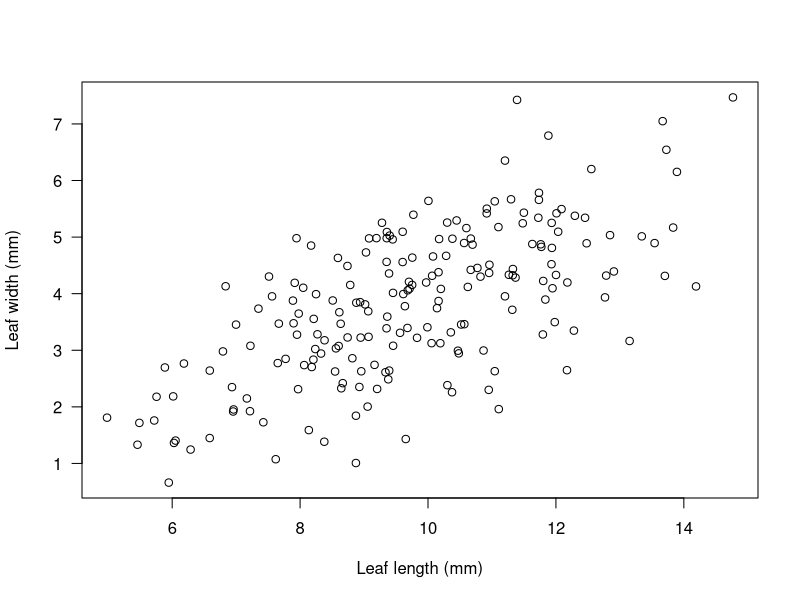
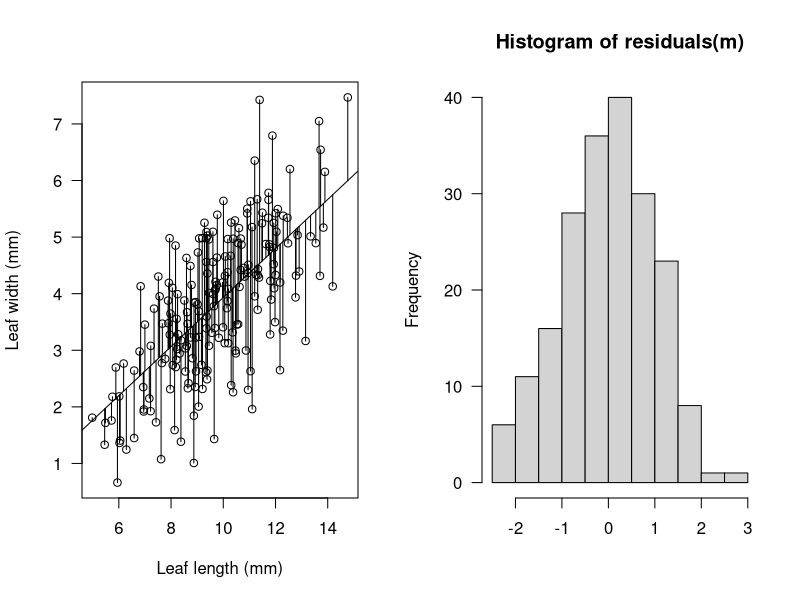
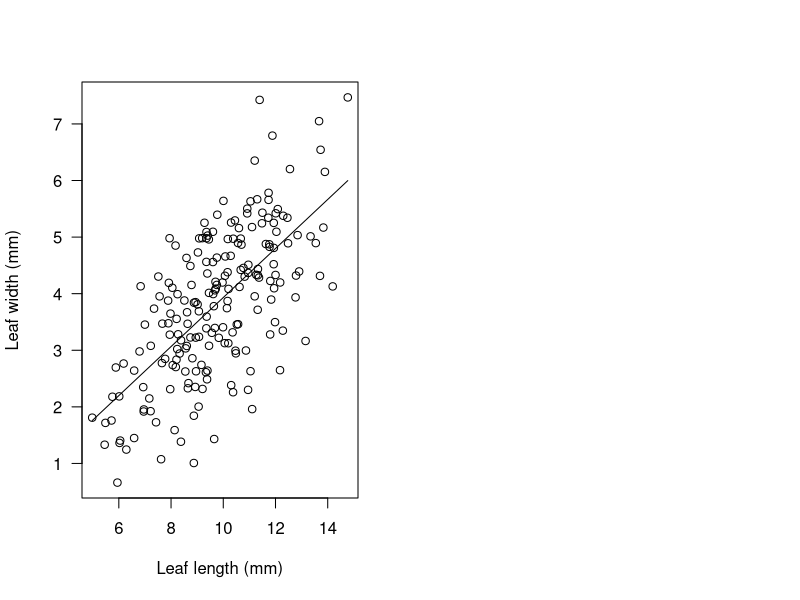

Write R code to recreate these figures, in order.
set.seed(85)
# simulate x and y
x <-  rnorm(n=200, mean=10, sd=2)
y <-  0.4*x + rnorm(200, 0, 1)  # rnorm(200, 0, 1) is simulating a random noise to the linear relationship between x and y

plot(x, y, las=1,
     xlab="Leaf length (mm)",
     ylab="Leaf width (mm)")

# linear regression analysis
m = lm(y~x)  # m is a list consisting of 12 objects
cf = m$coef  # extract specific object coefficients
# coefficients includes intercept and all βs(slope)

predvals = cf[1] + cf[2]*x  # predicted equation: y = cf[1] + cf[2]x
par(mfrow=c(1,2))  # configure layout
# plot(m)  Run this directly to generate 4 diagonize figure for the linear model: Residuals vs Fitted, Normal Q-Q, Scale-Location, Residuals vs Leverage

plot(x, y, las=1,
     xlab="Leaf length (mm)",
     ylab="Leaf width (mm)")
abline(m)  # draw regression line
segments(x, y, x, predvals)  # draw segment between 2 coordinates
hist(residuals(m), xlab="", las=1)  # from here can see residuals are assumed to be normal distribution

newx = seq(min(x), max(x), length.out=200)  # use seq to generate a series of x values within the x scale, then apply the simulated linear equation
predy = cf[1] + cf[2]*newx
plot(x, y, las=1,
     xlab="Leaf length (mm)",
     ylab="Leaf width (mm)")
lines(newx, predy)

summary(m)

## Important parameters in the model, not just P-value
# report the slope
cov(y,x)/var(x)
# report how much the y changes for a one standard deviation change in x
(cf[2]*(mean(x) + sd(x))) - (cf[2]*mean(x))  # mean(x) can also change to a random x
# the change of y is unrelated to the starting point
# report the coefficient of determination, γ^2
cor(x,y)^2  # the proportion of the variance of y is explained by x
# 2nd way to compute γ^2
y_hat = cf[1] + cf[2]*x
var(y_hat)/var(y)
# 3rd way to compute γ^2

